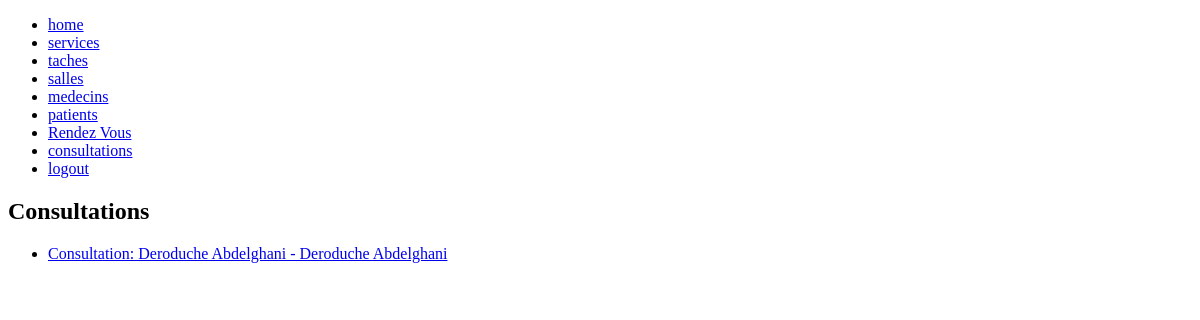
Page /consultations/ (signed in) on the earlier database version.
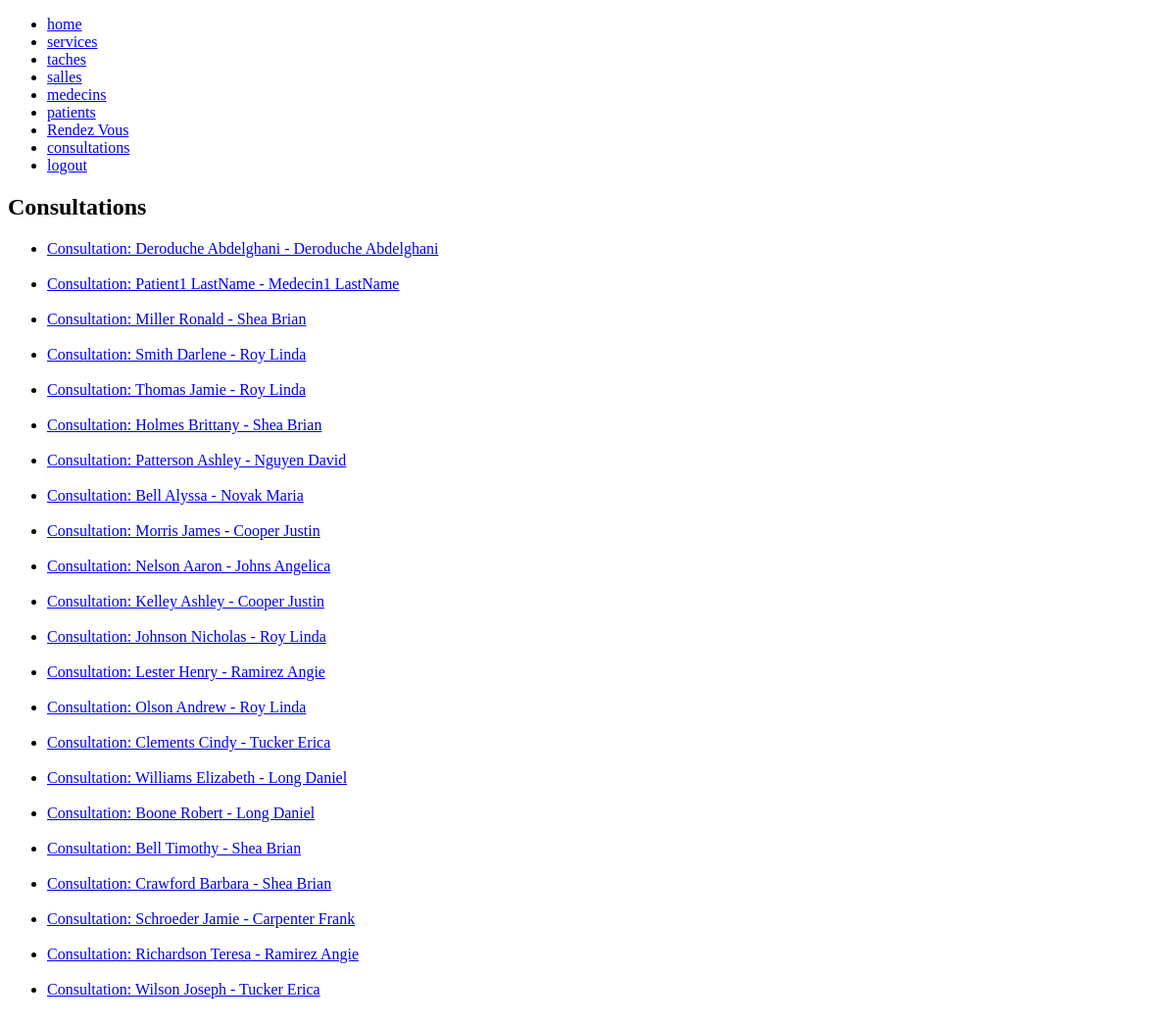
Same page on the later database version.
### myapp/models.py (models this page shows, shortened)
class Consultation(models.Model):
    rendezvous = models.OneToOneField(RendezVous ,on_delete=models.CASCADE)
    diagnostique = models.TextField()
    prescription = models.TextField()
    def __str__(self):
        patient_name = self.rendezvous.patient
        doctor_name = self.rendezvous.medecin
        return f"Consultation: {patient_name} - {doctor_name}"

class RendezVous(models.Model):
    date = models.DateField(blank=True, null=True)
    heure = models.TimeField(blank=True, null=True)
    medecin = models.ForeignKey(Medecin, on_delete=models.CASCADE)
    patient = models.ForeignKey(Patient, on_delete=models.CASCADE)
    salle = models.ForeignKey(Salle, on_delete=models.CASCADE)
    status = models.CharField(max_length=30, default=STATUS_CHOICES[0][1], choices=STATUS_CHOICES)
    old_status = None

class Patient(models.Model):
    user = models.OneToOneField(User, on_delete=models.CASCADE)
    nom = models.CharField(max_length=255, blank=True, null=True)
    prenom = models.CharField(max_length=255, blank=True, null=True)
    dateNaissance = models.DateField(blank=True, null=True)
    sexe = models.CharField(max_length=10, blank=True, null=True, choices=SEXE_CHOICES)
    adresse = models.TextField(blank=True, null=True)
    num_tel = models.CharField(max_length=20, blank=True, null=True)
    email = models.EmailField(unique=True, null=True)
    class Meta:
        verbose_name_plural = "Patients"
    def __str__(self):
        return f"{self.nom} {self.prenom}"

class Medecin(models.Model):
    user = models.OneToOneField(User, on_delete=models.CASCADE)
    nom = models.CharField(max_length=255, blank=True, null=True)
    prenom = models.CharField(max_length=255, blank=True, null=True)
    dateNaissance = models.DateField(blank=True, null=True)
    sexe = models.CharField(max_length=10, blank=True, null=True, choices=SEXE_CHOICES)
    adresse = models.TextField(blank=True, null=True)
    num_tel = models.CharField(max_length=20, blank=True, null=True)
    specialite = models.CharField(max_length=30, blank=True, null=True, choices=SPECIALITE_CHOICES)
    service = models.ForeignKey('Service', on_delete=models.SET_NULL, null=True, blank=True, related_name='medecins')
    email = models.EmailField(unique=True, null=True)
    class Meta:
        verbose_name_plural = "Medecins"
    def __str__(self):
        return f"{self.nom} {self.prenom}"

### myapp/decorators.py (the view)
    def wrapper_func(request, *args, **kwargs):
        if request.user.is_staff:
            return view_func(request, *args, **kwargs)
        else:
            return redirect('/')

### myapp/views.py (called while the page is built)
@login_required
@adminonly
def AllConsultations(request):
    consultations = Consultation.objects.all()
    context = {
        'consultations': consultations,
        'test': 'test'
    }
    return render(request, 'consultation/AllConsultations.html', context)

### myapp/templates/consultation/AllConsultations.html
{% extends '../base.html' %}
{% load static %}
{% block content %}
<h2>Consultations</h2>
<ul>
        {% for consultation in consultations %}
        <li>
            <a href="{% url 'OneConsultation' consultation.id %}">{{consultation}}</a>
        </li><br>
        {% endfor %}
</ul>
{% endblock %}

Differences in the rows shown:
added Consultation: rendezvous.prenom "Consultation: Patient1 LastName - Medecin1 LastName"
added Consultation: rendezvous.prenom "Consultation: Miller Ronald - Shea Brian"
added Consultation: rendezvous.prenom "Consultation: Smith Darlene - Roy Linda"
added Consultation: rendezvous.prenom "Consultation: Thomas Jamie - Roy Linda"
added Consultation: rendezvous.prenom "Consultation: Holmes Brittany - Shea Brian"
added Consultation: rendezvous.prenom "Consultation: Patterson Ashley - Nguyen David"
added Consultation: rendezvous.prenom "Consultation: Bell Alyssa - Novak Maria"
added Consultation: rendezvous.prenom "Consultation: Morris James - Cooper Justin"
added Consultation: rendezvous.prenom "Consultation: Nelson Aaron - Johns Angelica"
added Consultation: rendezvous.prenom "Consultation: Kelley Ashley - Cooper Justin"
added Consultation: rendezvous.prenom "Consultation: Johnson Nicholas - Roy Linda"
added Consultation: rendezvous.prenom "Consultation: Lester Henry - Ramirez Angie"
added Consultation: rendezvous.prenom "Consultation: Olson Andrew - Roy Linda"
added Consultation: rendezvous.prenom "Consultation: Clements Cindy - Tucker Erica"
added Consultation: rendezvous.prenom "Consultation: Williams Elizabeth - Long Daniel"
added Consultation: rendezvous.prenom "Consultation: Boone Robert - Long Daniel"
added Consultation: rendezvous.prenom "Consultation: Bell Timothy - Shea Brian"
added Consultation: rendezvous.prenom "Consultation: Crawford Barbara - Shea Brian"
added Consultation: rendezvous.prenom "Consultation: Schroeder Jamie - Carpenter Frank"
added Consultation: rendezvous.prenom "Consultation: Richardson Teresa - Ramirez Angie"
added Consultation: rendezvous.prenom "Consultation: Wilson Joseph - Tucker Erica"
